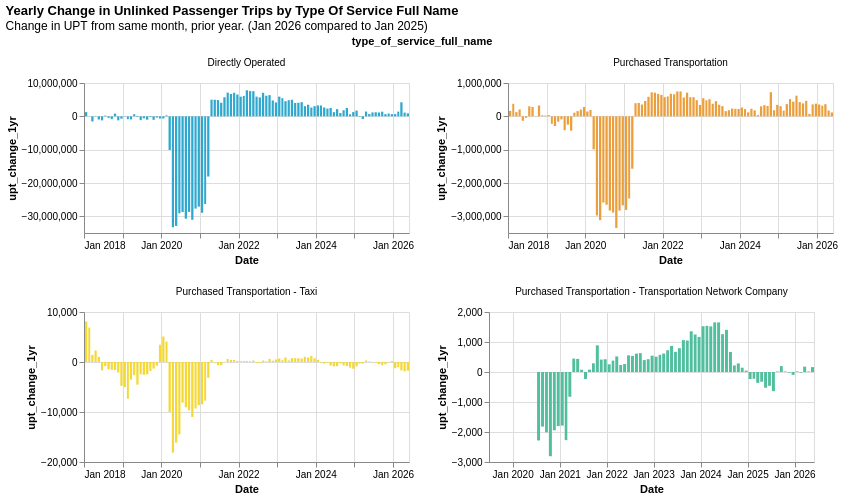

The code cell stored with this chart in its notebook:
### Code cell
make_base_chart(
    tos_df, 
    y_col="upt_change_1yr",
    color_col = "type_of_service_full_name", 
).mark_bar().facet(
    "type_of_service_full_name", columns = 2, title = ""
).properties(
    title={
        "text": title_by_group("type_of_service_full_name", "upt_change_1yr"), 
        "subtitle": "Change in UPT from same month, prior year. (Jan 2026 compared to Jan 2025)"} ,
).resolve_scale(x="independent", y="independent")

### Figure 1 — Vega specification as saved in the notebook (floating-point values rounded to 4 significant figures; data arrays with more than 128 entries replaced by an {"elided": "..."} marker saying what was removed)
{"$schema": "https://vega.github.io/schema/vega/v6.json", "data": [{"name": "param_1e9efca18e7a2868_store"}, {"name": "source_0", "values": {"elided": "386 records"}, "transform": [{"type": "formula", "expr": "toDate(datum['yearmonth_month_first_day_end'])", "as": "yearmonth_month_first_day_end"}, {"type": "formula", "expr": "toDate(datum['yearmonth_month_first_day'])", "as": "yearmonth_month_first_day"}, {"type": "formula", "expr": "toDate(datum['month_first_day'])", "as": "month_first_day"}]}, {"name": "source_0_color_domain_type_of_service_full_name", "values": [{"type_of_service_full_name": "Directly Operated"}, {"type_of_service_full_name": "Purchased Transportation"}, {"type_of_service_full_name": "Purchased Transportation - Transportation Network Company"}, {"type_of_service_full_name": "Purchased Transportation - Taxi"}]}], "signals": [{"name": "view_dc36d1b6e9591330_0_width", "value": 325}, {"name": "view_dc36d1b6e9591330_0_height", "value": 150}, {"name": "unit", "value": {}, "on": [{"events": "pointermove", "update": "isTuple(group()) ? group() : unit"}]}, {"name": "param_1e9efca18e7a2868", "update": "{\"yearmonth_month_first_day\": param_1e9efca18e7a2868_yearmonth_month_first_day, \"upt_change_1yr\": param_1e9efca18e7a2868_upt_change_1yr}"}, {"name": "param_1e9efca18e7a2868_yearmonth_month_first_day"}, {"name": "param_1e9efca18e7a2868_upt_change_1yr"}], "marks": [{"type": "group", "name": "facet-title", "title": {"text": "type_of_service_full_name", "style": "guide-title", "offset": 10}, "role": "column-title"}, {"type": "group", "name": "cell", "from": {"facet": {"data": "source_0", "name": "facet", "groupby": ["type_of_service_full_name"]}}, "sort": {"field": ["datum[\"type_of_service_full_name\"]"], "order": ["ascending"]}, "encode": {"update": {"width": {"signal": "view_dc36d1b6e9591330_0_width"}, "height": {"signal": "view_dc36d1b6e9591330_0_height"}}}, "signals": [{"name": "facet", "value": {}, "on": [{"events": [{"source": "scope", "type": "pointermove"}], "update": "isTuple(facet) ? facet : group(\"cell\").datum"}]}, {"name": "param_1e9efca18e7a2868_yearmonth_month_first_day", "on": [{"events": [{"source": "view", "type": "dblclick"}], "update": "null"}, {"events": {"signal": "param_1e9efca18e7a2868_translate_delta"}, "update": "panLinear(param_1e9efca18e7a2868_translate_anchor.extent_x, -param_1e9efca18e7a2868_translate_delta.x / view_dc36d1b6e9591330_0_width)"}, {"events": {"signal": "param_1e9efca18e7a2868_zoom_delta"}, "update": "zoomLinear(domain(\"view_dc36d1b6e9591330_0_x\"), param_1e9efca18e7a2868_zoom_anchor.x, param_1e9efca18e7a2868_zoom_delta)"}], "push": "outer"}, {"name": "param_1e9efca18e7a2868_upt_change_1yr", "on": [{"events": [{"source": "view", "type": "dblclick"}], "update": "null"}, {"events": {"signal": "param_1e9efca18e7a2868_translate_delta"}, "update": "panLinear(param_1e9efca18e7a2868_translate_anchor.extent_y, param_1e9efca18e7a2868_translate_delta.y / view_dc36d1b6e9591330_0_height)"}, {"events": {"signal": "param_1e9efca18e7a2868_zoom_delta"}, "update": "zoomLinear(domain(\"view_dc36d1b6e9591330_0_y\"), param_1e9efca18e7a2868_zoom_anchor.y, param_1e9efca18e7a2868_zoom_delta)"}], "push": "outer"}, {"name": "param_1e9efca18e7a2868_tuple", "on": [{"events": [{"signal": "param_1e9efca18e7a2868_yearmonth_month_first_day || param_1e9efca18e7a2868_upt_change_1yr"}], "update": "param_1e9efca18e7a2868_yearmonth_month_first_day && param_1e9efca18e7a2868_upt_change_1yr ? {unit: \"view_dc36d1b6e9591330_0\" + '__facet_facet_' + (facet[\"type_of_service_full_name\"]), fields: param_1e9efca18e7a2868_tuple_fields, values: [param_1e9efca18e7a2868_yearmonth_month_first_day,param_1e9efca18e7a2868_upt_change_1yr]} : null"}]}, {"name": "param_1e9efca18e7a2868_tuple_fields", "value": [{"field": "yearmonth_month_first_day", "channel": "x", "type": "R"}, {"field": "upt_change_1yr", "channel": "y", "type": "R"}]}, {"name": "param_1e9efca18e7a2868_translate_anchor", "value": {}, "on": [{"events": [{"source": "scope", "type": "pointerdown"}], "update": "{x: x(unit), y: y(unit), extent_x: domain(\"view_dc36d1b6e9591330_0_x\"), extent_y: domain(\"view_dc36d1b6e9591330_0_y\")}"}]}, {"name": "param_1e9efca18e7a2868_translate_delta", "value": {}, "on": [{"events": [{"source": "window", "between": [{"source": "scope", "type": "pointerdown"}, {"source": "window", "type": "pointerup"}], "consume": true, "type": "pointermove"}], "update": "{x: param_1e9efca18e7a2868_translate_anchor.x - x(unit), y: param_1e9efca18e7a2868_translate_anchor.y - y(unit)}"}]}, {"name": "param_1e9efca18e7a2868_zoom_anchor", "on": [{"events": [{"source": "scope", "consume": true, "type": "wheel"}], "update": "{x: invert(\"view_dc36d1b6e9591330_0_x\", x(unit)), y: invert(\"view_dc36d1b6e9591330_0_y\", y(unit))}"}]}, {"name": "param_1e9efca18e7a2868_zoom_delta", "on": [{"events": [{"source": "scope", "type": "wheel", "consume": true}], "update": "pow(1.001, event.deltaY * pow(16, event.deltaMode))", "force": true}]}, {"name": "param_1e9efca18e7a2868_modify", "on": [{"events": {"signal": "param_1e9efca18e7a2868_tuple"}, "update": "modify(\"param_1e9efca18e7a2868_store\", param_1e9efca18e7a2868_tuple, true)"}]}], "marks": [{"type": "rect", "name": "view_dc36d1b6e9591330_0_marks", "from": {"data": "facet"}, "encode": {"update": {"y": {"field": "upt_change_1yr_end", "scale": "view_dc36d1b6e9591330_0_y"}, "fill": {"field": "type_of_service_full_name", "scale": "color"}, "y2": {"field": "upt_change_1yr_start", "scale": "view_dc36d1b6e9591330_0_y"}, "x": {"field": "yearmonth_month_first_day_end", "scale": "view_dc36d1b6e9591330_0_x", "offset": {"signal": "0.5 + (abs(scale(\"view_dc36d1b6e9591330_0_x\", datum[\"yearmonth_month_first_day_end\"]) - scale(\"view_dc36d1b6e9591330_0_x\", datum[\"yearmonth_month_first_day\"])) < 0.25 ? 0.5 * (0.25 - (abs(scale(\"view_dc36d1b6e9591330_0_x\", datum[\"yearmonth_month_first_day_end\"]) - scale(\"view_dc36d1b6e9591330_0_x\", datum[\"yearmonth_month_first_day\"])))) : -0.5)"}}, "x2": {"field": "yearmonth_month_first_day", "scale": "view_dc36d1b6e9591330_0_x", "offset": {"signal": "0.5 + (abs(scale(\"view_dc36d1b6e9591330_0_x\", datum[\"yearmonth_month_first_day_end\"]) - scale(\"view_dc36d1b6e9591330_0_x\", datum[\"yearmonth_month_first_day\"])) < 0.25 ? -0.5 * (0.25 - (abs(scale(\"view_dc36d1b6e9591330_0_x\", datum[\"yearmonth_month_first_day_end\"]) - scale(\"view_dc36d1b6e9591330_0_x\", datum[\"yearmonth_month_first_day\"])))) : 0.5)"}}, "tooltip": {"signal": "{\"month_first_day\": timeFormat(datum[\"month_first_day\"], \"%b %d, %Y\"), \"year\": format(datum[\"year\"], \"\"), \"month\": format(datum[\"month\"], \"\"), \"upt\": format(datum[\"upt\"], \"\"), \"upt_change_1yr\": format(datum[\"upt_change_1yr\"], \"\"), \"type_of_service_full_name\": isValid(datum[\"type_of_service_full_name\"]) ? isArray(datum[\"type_of_service_full_name\"]) ? join(datum[\"type_of_service_full_name\"], '\\n') : datum[\"type_of_service_full_name\"] : \"\"+datum[\"type_of_service_full_name\"], \"rtpa\": isValid(datum[\"rtpa\"]) ? isArray(datum[\"rtpa\"]) ? join(datum[\"rtpa\"], '\\n') : datum[\"rtpa\"] : \"\"+datum[\"rtpa\"]}"}}}, "style": ["bar"], "interactive": true, "clip": true}], "scales": [{"name": "view_dc36d1b6e9591330_0_x", "type": "time", "domain": {"data": "facet", "fields": ["yearmonth_month_first_day", "yearmonth_month_first_day_end"]}, "range": [0, {"signal": "view_dc36d1b6e9591330_0_width"}], "domainRaw": {"signal": "param_1e9efca18e7a2868[\"yearmonth_month_first_day\"]"}}, {"name": "view_dc36d1b6e9591330_0_y", "type": "linear", "domain": {"data": "facet", "fields": ["upt_change_1yr_start", "upt_change_1yr_end"]}, "range": [{"signal": "view_dc36d1b6e9591330_0_height"}, 0], "zero": false, "clamp": true, "nice": true, "domainRaw": {"signal": "param_1e9efca18e7a2868[\"upt_change_1yr\"]"}}], "axes": [{"scale": "view_dc36d1b6e9591330_0_x", "tickCount": {"signal": "ceil(view_dc36d1b6e9591330_0_width/40)"}, "gridScale": "view_dc36d1b6e9591330_0_y", "tickMinStep": {"signal": "datetime(2001, 1, 1, 0, 0, 0, 0) - datetime(2001, 0, 1, 0, 0, 0, 0)"}, "maxExtent": 0, "labels": false, "zindex": 0, "minExtent": 0, "orient": "bottom", "grid": true, "ticks": false, "domain": false, "aria": false}, {"scale": "view_dc36d1b6e9591330_0_y", "aria": false, "maxExtent": 0, "orient": "left", "minExtent": 0, "tickCount": {"signal": "ceil(view_dc36d1b6e9591330_0_height/40)"}, "labels": false, "gridScale": "view_dc36d1b6e9591330_0_x", "ticks": false, "zindex": 0, "domain": false, "grid": true}, {"scale": "view_dc36d1b6e9591330_0_x", "labelOverlap": true, "title": "Date", "orient": "bottom", "labelFlush": true, "tickMinStep": {"signal": "datetime(2001, 1, 1, 0, 0, 0, 0) - datetime(2001, 0, 1, 0, 0, 0, 0)"}, "grid": false, "zindex": 0, "format": {"signal": "timeUnitSpecifier([\"year\",\"month\"], {\"year-month\":\"%b %Y \",\"year-month-date\":\"%b %d, %Y \"})"}, "tickCount": {"signal": "ceil(view_dc36d1b6e9591330_0_width/40)"}}, {"scale": "view_dc36d1b6e9591330_0_y", "tickCount": {"signal": "ceil(view_dc36d1b6e9591330_0_height/40)"}, "orient": "left", "labelOverlap": true, "zindex": 0, "grid": false, "title": "upt_change_1yr"}], "title": {"text": {"signal": "isValid(parent[\"type_of_service_full_name\"]) ? parent[\"type_of_service_full_name\"] : \"\"+parent[\"type_of_service_full_name\"]"}, "style": "guide-label", "frame": "group", "offset": 10}, "style": "cell"}], "scales": [{"name": "color", "type": "ordinal", "domain": {"data": "source_0_color_domain_type_of_service_full_name", "field": "type_of_service_full_name", "sort": true}, "range": ["#2EA8CE", "#EB9F3C", "#F4D837", "#51BF9D", "#8CBCCB", "#9487C0", "#136C97", "#E16B26", "#F6BF16", "#00896B", "#7790A3", "#5B559C"]}], "title": {"text": "Yearly Change in Unlinked Passenger Trips by Type Of Service Full Name", "subtitle": "Change in UPT from same month, prior year. (Jan 2026 compared to Jan 2025)", "anchor": "start"}, "background": "white", "padding": 5, "layout": {"padding": 20, "bounds": "full", "align": "none", "columns": 2}}
